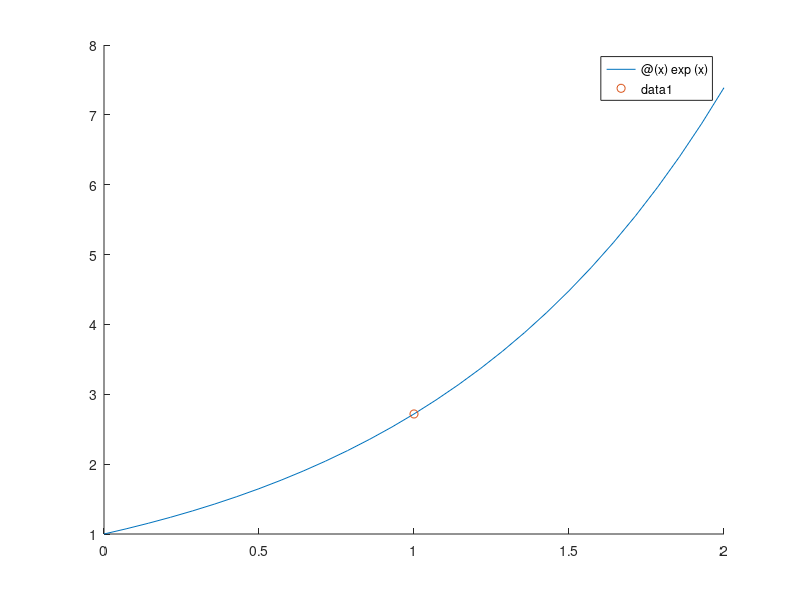
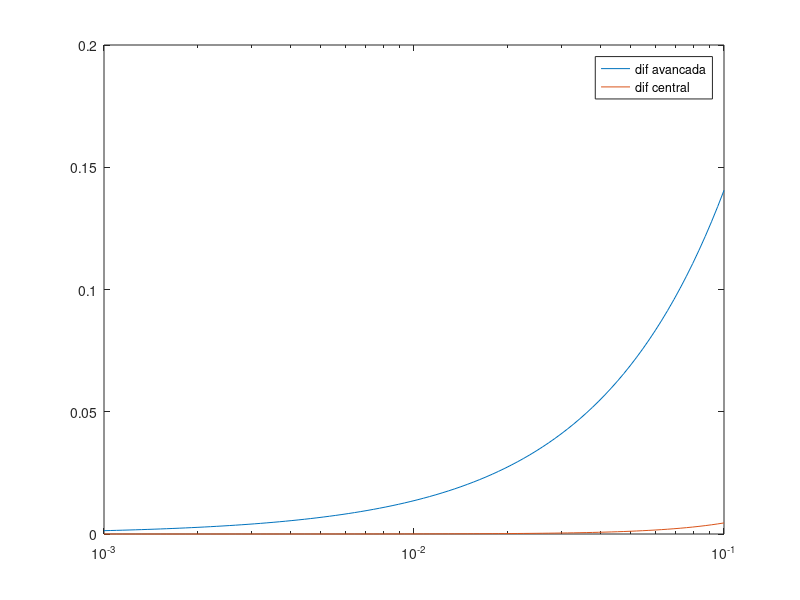

Here is the MATLAB script that generated these plots, in order:
clc;clear;close all force;

f =@(x) exp(x);
figure; hold on;
fplot(f,[0 2]); plot(1,f(1),'o');

x=1;
df = @(x) exp(x);

h  = logspace(-3,-1,100); %vou gerar 100 pontos entre 10^-3 a 10^-1

dy_a=(f(x+h)-f(x))./h;
dy_c=(f(x+h)-f(x-h))./(2*h);    %dif centrais
figure
semilogx(h,dy_a-df(x),h,dy_c-df(x))
legend('dif avancada','dif central','location','best')

fprintf('%-16s %-16s\n','h','error')
for h=10.^(-(1:16))
    dy_c = (f(x+h)-f(x-h))./(2*h);
    err= abs(dy_c-df(x));
    fprintf('%16.15f %16.15g\n',h,err);
end
